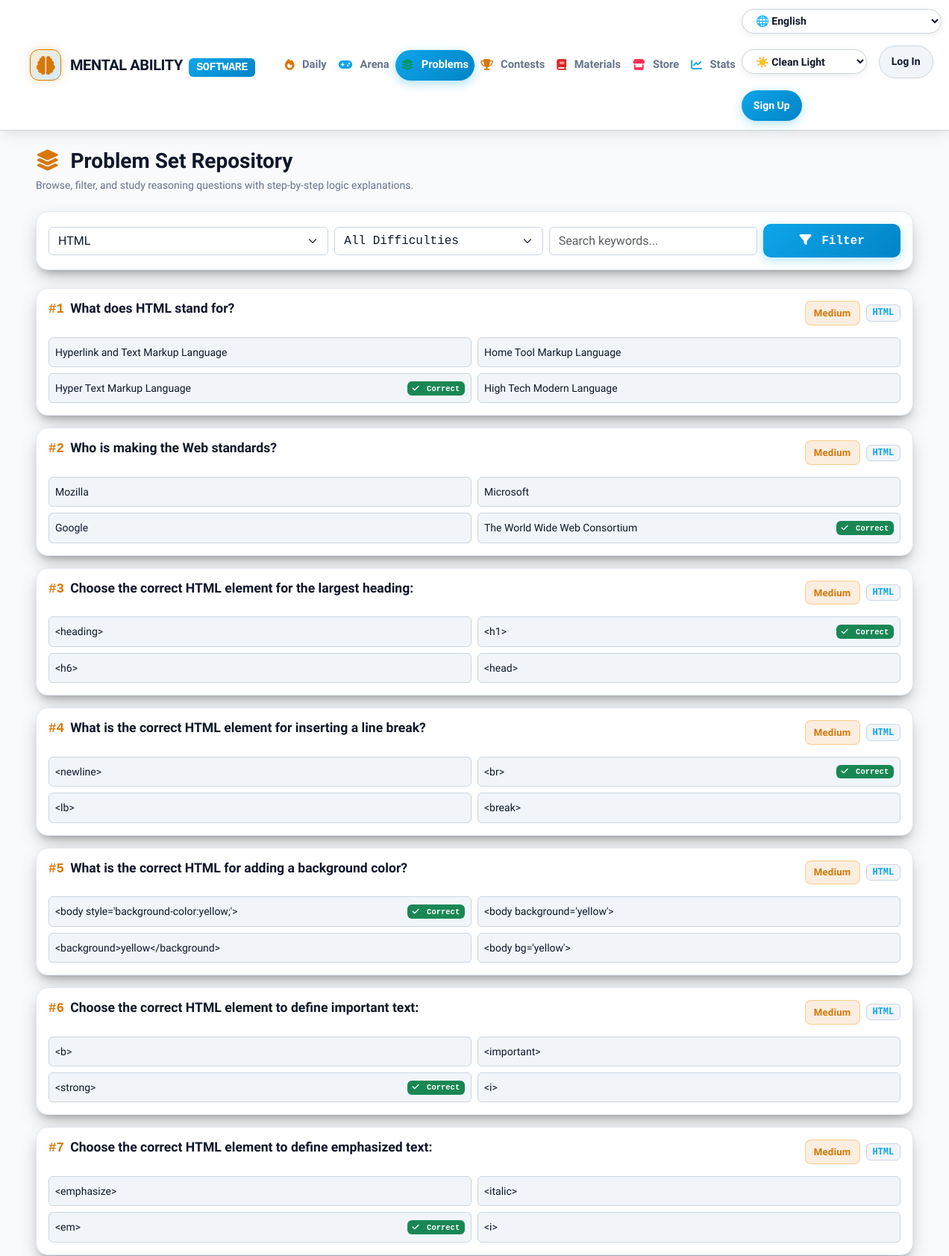
The app's page /revision/?subject=1 (upper part) with its own data.
### quiz/models.py (models this page shows, shortened)
class Question(models.Model):
    EASY = 'EASY'
    MEDIUM = 'MEDIUM'
    HARD = 'HARD'
    DIFFICULTY_CHOICES = [
        (EASY, 'Easy'),
        (MEDIUM, 'Medium'),
        (HARD, 'Hard'),
    ]
    text = models.CharField(max_length=255)
    subject = models.ForeignKey(Subject, null=True, blank=True, on_delete=models.SET_NULL, related_name='questions')
    difficulty = models.CharField(max_length=10, choices=DIFFICULTY_CHOICES, default=MEDIUM)
    explanation = models.TextField(blank=True, help_text="Detailed step-by-step logic solution")

class Subject(models.Model):
    name = models.CharField(max_length=100, unique=True)

class Choice(models.Model):
    question = models.ForeignKey(Question, related_name='choices', on_delete=models.CASCADE)
    text = models.CharField(max_length=255)
    is_correct = models.BooleanField(default=False)

### quiz/views.py (the view)
# urls.py: path('revision/', views.revision, name='revision'),
def revision(request):
    from django.db.models import Q
    qs = Question.objects.select_related('subject').prefetch_related('choices').all()
    subjects = Subject.objects.all()
    subject_id = request.GET.get('subject')
    if subject_id:
        try:
            qs = qs.filter(subject_id=int(subject_id))
        except Exception:
            pass
    difficulty = request.GET.get('difficulty')
    if difficulty in ['EASY', 'MEDIUM', 'HARD']:
        qs = qs.filter(difficulty=difficulty)
    search_q = request.GET.get('q', '').strip()
    if search_q:
        qs = qs.filter(text__icontains=search_q)
    profile = get_or_create_user_profile(request.user) if request.user.is_authenticated else None
    return render(request, 'quiz/revision.html', {
        'questions': qs,
        'subjects': subjects,
        'selected_subject': subject_id,
        'selected_difficulty': difficulty,
        'search_query': search_q,
        'profile': profile,
    })

### templates/quiz/revision.html (shortened to what this page needs)
{% extends 'base.html' %}
{% block content %}
<div class="d-flex justify-content-between align-items-center mb-4">
  <div>
    <h3 class="fw-bold mb-1" style="color: var(--lc-text);"><i class="fas fa-layer-group me-2" style="color: var(--lc-amber);"></i> Problem Set Repository</h3>
    <p class="small mb-0" style="color: var(--lc-text-muted);">Browse, filter, and study reasoning questions with step-by-step logic explanations.</p>
  </div>
</div>
<div class="lc-card mb-4 p-3">
  <form method="get" class="row g-2 align-items-center">
    <div class="col-md-4">
      <select name="subject" class="form-select" style="background-color: var(--lc-surface); color: var(--lc-text); border-color: var(--lc-border-highlight);">
        {% for s in subjects %}
          <option value="{{ s.id }}" {% if s.id|stringformat:"s" == selected_subject %}selected{% endif %}>{{ s.name }}</option>
        {% endfor %}
      </select>
    </div>
    <div class="col-md-3">
      <select name="difficulty" class="form-select font-monospace" style="background-color: var(--lc-surface); color: var(--lc-text); border-color: var(--lc-border-highlight);">
        <option value="">All Difficulties</option>
      </select>
    </div>
    <div class="col-md-3">
      <input type="search" name="q" class="form-control" placeholder="Search keywords..." value="{{ search_query }}" style="background-color: var(--lc-surface); color: var(--lc-text); border-color: var(--lc-border-highlight);">
    </div>
    <div class="col-md-2">
      <button class="btn btn-lc-primary w-100 font-monospace" type="submit">
        <i class="fas fa-filter me-1"></i> Filter
      </button>
    </div>
  </form>
</div>
<div class="row g-3">
  {% for q in questions %}
    <div class="col-12">
      <div class="lc-card p-3">
        <div class="d-flex justify-content-between align-items-start gap-2 mb-2">
          <h5 class="fw-bold mb-0" style="font-size: 1.1rem; color: var(--lc-text);">
            <span class="font-monospace me-2" style="color: var(--lc-amber);">#{{ forloop.counter }}</span>{{ q.text }}
          </h5>
          <div class="d-flex align-items-center gap-2">
            <span class="{% if q.difficulty == 'EASY' %}badge-easy{% elif q.difficulty == 'HARD' %}badge-hard{% else %}badge-medium{% endif %}">
              {{ q.get_difficulty_display }}
            </span>
            {% if q.subject %}
              <span class="badge font-monospace" style="background-color: var(--lc-surface-hover); color: var(--lc-blue); border: 1px solid var(--lc-border-highlight);">{{ q.subject.name }}</span>
            {% endif %}
          </div>
        </div>
        <div class="row g-2 mt-2">
          {% for c in q.choices.all %}
            <div class="col-md-6">
              <div class="p-2 rounded d-flex justify-content-between align-items-center small" style="background-color: var(--lc-surface-hover); border: 1px solid var(--lc-border-highlight);">
                <span style="color: var(--lc-text);">{{ c.text }}</span>
                {% if c.is_correct %}
                  <span class="badge bg-success font-monospace"><i class="fas fa-check me-1"></i> Correct</span>
                {% endif %}
              </div>
            </div>
          {% endfor %}
        </div>
      </div>
    </div>
  {% empty %}
    <div class="col-12">
      <div class="lc-card text-center py-5">
        <p class="mb-0" style="color: var(--lc-text-muted);">No matching questions found in repository.</p>
      </div>
    </div>
  {% endfor %}
</div>
{% endblock %}

### static/css/global.css (style rules this page uses)
:root, [data-theme="clean-light"] { --lc-bg: #f8fafc; --lc-surface: #ffffff; --lc-surface-hover: #f1f5f9; --lc-border: #e2e8f0; --lc-border-highlight: #cbd5e1; --lc-text: #0f172a; --lc-text-muted: #64748b; --lc-amber: #d97706; --lc-amber-glow: rgba(217, 119, 6, 0.25); --lc-easy: #059669; --lc-easy-bg: rgba(5, 150, 105, 0.12); --lc-medium: #d97706; --lc-medium-bg: rgba(217, 119, 6, 0.12); --lc-hard: #dc2626; --lc-hard-bg: rgba(220, 38, 38, 0.12); --lc-blue: #0ea5e9; --lc-nav-bg: rgba(255, 255, 255, 0.95); }
body { top: 0px !important; position: static !important; }
body { font-family: 'Plus Jakarta Sans', system-ui, -apple-system, sans-serif; background-color: var(--lc-bg); color: var(--lc-text); line-height: 1.6; min-height: 100vh; }
.lc-card { background-color: var(--lc-surface); border: 1px solid var(--lc-border); border-radius: 16px; padding: 1.75rem; box-shadow: 0 10px 25px -5px rgba(0, 0, 0, 0.3), 0 8px 10px -6px rgba(0, 0, 0, 0.2); transition: transform 0.25 ease, border-color 0.25s ease, box-shadow 0.25s ease; }
.badge-medium { background-color: var(--lc-medium-bg); color: var(--lc-amber); border: 1px solid rgba(245, 158, 11, 0.4); font-weight: 700; padding: 0.3rem 0.7rem; border-radius: 8px; font-size: 0.82rem; letter-spacing: 0.02em; }
.btn-lc-primary { background: linear-gradient(135deg, var(--lc-blue), #0284c7); color: #ffffff; font-weight: 700; border: none; border-radius: 10px; padding: 0.65rem 1.5rem; transition: all 0.2s ease; box-shadow: 0 4px 14px rgba(14, 165, 233, 0.3); }
.form-control, .form-select { background-color: var(--lc-surface) !important; color: var(--lc-text) !important; border-color: var(--lc-border-highlight) !important; }
select option { background-color: var(--lc-surface); color: var(--lc-text); }

### records on screen
Question: text "What does HTML stand for?", difficulty "Medium", subject.name "HTML"
Choice: text "Hyperlink and Text Markup Language"
Choice: text "Home Tool Markup Language"
Choice: text "Hyper Text Markup Language", is_correct True (drawn)
Choice: text "High Tech Modern Language"
Question: text "Who is making the Web standards?", difficulty "Medium", subject.name "HTML"
Choice: text "Mozilla"
Choice: text "Microsoft"
Choice: text "Google"
Choice: text "The World Wide Web Consortium", is_correct True (drawn)
Question: text "Choose the correct HTML element for the largest heading:", difficulty "Medium", subject.name "HTML"
Choice: text "<heading>"
Choice: text "<h1>", is_correct True (drawn)
Choice: text "<h6>"
Choice: text "<head>"
Question: text "What is the correct HTML element for inserting a line break?", difficulty "Medium", subject.name "HTML"
Choice: text "<newline>"
Choice: text "<br>", is_correct True (drawn)
Choice: text "<lb>"
Choice: text "<break>"
Question: text "What is the correct HTML for adding a background color?", difficulty "Medium", subject.name "HTML"
Choice: text "<body style='background-color:yellow;'>", is_correct True (drawn)
Choice: text "<body background='yellow'>"
Choice: text "<background>yellow</background>"
Choice: text "<body bg='yellow'>"
Question: text "Choose the correct HTML element to define important text:", difficulty "Medium", subject.name "HTML"
Choice: text "<b>"
Choice: text "<important>"
Choice: text "<strong>", is_correct True (drawn)
Choice: text "<i>"
Question: text "Choose the correct HTML element to define emphasized text:", difficulty "Medium", subject.name "HTML"
Choice: text "<emphasize>"
Choice: text "<italic>"
Choice: text "<em>", is_correct True (drawn)
Choice: text "<i>"

### other values on screen
form field subject "HTML"
